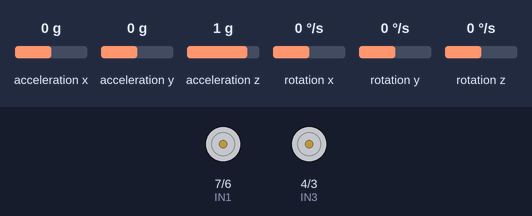
Simulated run of this sketch. Board: Arduino Uno, built with avr-gcc and run on an emulated ATmega328P. On the bench: motor-driver pin pairs drawn as motors (green arrow = first pin HIGH = forward, orange = second pin HIGH = backward, longer = more drive, scaled by the enable pin). Wiring (inferred from the names in the program): MPU-6050 motion sensor at I2C address 0x68. The inputs (shaded band) are chosen by the test bench; at power-on: rotation y 0 °/s, acceleration x 0 g, acceleration y 0 g, acceleration z 1 g, rotation x 0 °/s, rotation z 0 °/s.

Above: at 4.8 s.
4.9 s: rotation y set to 2 °/s
6.4 s: rotation y set to 4 °/s
At 7.96 s:
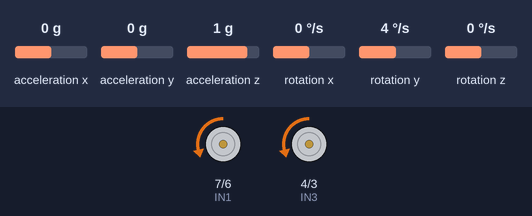
9.4 s: acceleration x set to 1.4 g
At 9.7 s:
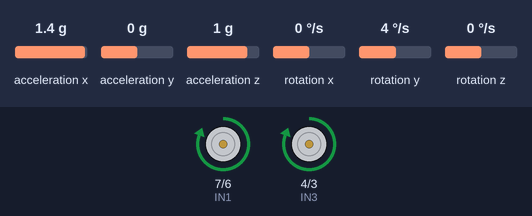
12.4 s: acceleration x set to 0 g
At 12.6 s:
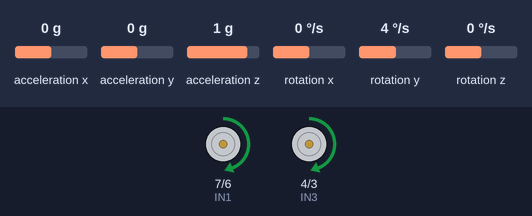
14.4 s: acceleration x set to -1.4 g
At 15.0 s:
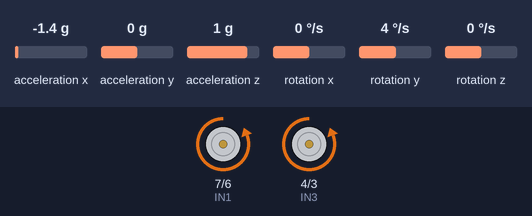
16.6 s: rotation y set to -100 °/s
Timing chart, 0 to 20.6 s (numbered marks = the images above; inputs shaded):
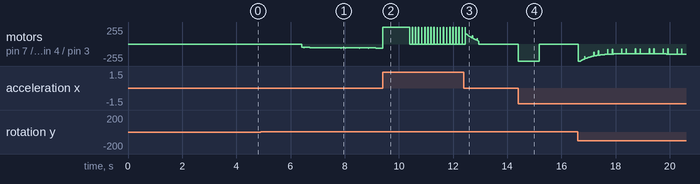

The sketch:

PuestaEnMarcha.ino
```cpp
#include <Wire.h>

//////////////////// CONFIGURACIÓN HARDWARE ////////////////////
const int MPU6050_ADDR = 0x68;
const int ENA = 5;         // PWM motor izquierdo
const int IN1 = 7;         // Motor izquierdo dirección
const int IN2 = 6;         // Motor izquierdo dirección
const int ENB = 11;        // PWM motor derecho
const int IN3 = 4;         // Motor derecho dirección
const int IN4 = 3;         // Motor derecho dirección

//////////////////// PARÁMETROS PID ////////////////////////////
float Kp = 23;              //
float Ki = 1;              //
float Kd = 9;              //
float setpoint = 0.0;      // Ángulo objetivo

//////////////////// PARÁMETROS SISTEMA ////////////////////////
const float ALPHA = 0.98;           // Filtro complementario
const int ZONA_MUERTA = 40;        // PWM donde motores no responden
const int PWM_MIN = 50;             // PWM mínimo efectivo
const int PWM_MAX = 255;           // PWM máximo
const float ANGULO_LIMITE = 45.0;  // Ángulo de seguridad

//////////////////// VARIABLES GLOBALES ////////////////////////
float angulo = 0.0;
float error = 0.0;
float error_prev = 0.0;
float integral = 0.0;
float derivada = 0.0;
float salida = 0.0;

unsigned long lastTime = 0;
const unsigned long sampleTime = 10;  // Control a 100Hz

int16_t accelX, accelY, accelZ;
int16_t gyroX, gyroY, gyroZ;
float gyroY_offset = 0;

bool calibrado = false;
unsigned long tiempoInicio = 0;

//////////////////// SETUP //////////////////////
void setup() {
  // Configurar pines motores
  pinMode(ENA, OUTPUT);
  pinMode(IN1, OUTPUT);
  pinMode(IN2, OUTPUT);
  pinMode(ENB, OUTPUT);
  pinMode(IN3, OUTPUT);
  pinMode(IN4, OUTPUT);

  // Asegurar motores detenidos
  detenerMotores();

  // Configurar MPU6050
  Wire.begin();
  Wire.beginTransmission(MPU6050_ADDR);
  Wire.write(0x6B);  // PWR_MGMT_1
  Wire.write(0);     // Despertar sensor
  Wire.endTransmission(true);

  // Esperar estabilización del sensor
  delay(500);

  // Calibración automática (3 segundos)
  calibrarSensor();

  // Inicializar tiempo
  lastTime = millis();
  tiempoInicio = millis();
}

//////////////////// LOOP PRINCIPAL //////////////////////
void loop() {
  unsigned long now = millis();

  // Control PID a 100Hz
  if(now - lastTime >= sampleTime) {
    float dt = (now - lastTime) / 1000.0;
    lastTime = now;

    // 1) Leer sensor y calcular ángulo
    leerSensor();
    calcularAngulo(dt);

    // 2) Verificar límite de seguridad
    if(abs(angulo) > ANGULO_LIMITE) {
      detenerMotores();
      delay(100);
      return;
    }

    // 3) Calcular error
    error = setpoint - angulo;

    // 4) Cálculo PID
    float P = Kp * error;

    integral += error * dt;
    float I = Ki * integral;

    derivada = (error - error_prev) / dt;
    float D = Kd * derivada;

    salida = P + I + D;

    // 5) Anti-windup
    if(salida > PWM_MAX) {
      salida = PWM_MAX;
      integral -= error * dt;
    } else if(salida < -PWM_MAX) {
      salida = -PWM_MAX;
      integral -= error * dt;
    }

    // Limitar integral
    integral = constrain(integral, -100, 100);

    // 6) Aplicar a motores
    int pwm = (int)salida;
    controlarMotores(pwm);

    // 7) Guardar error anterior
    error_prev = error;
  }
}

//////////////////// FUNCIONES AUXILIARES //////////////////////

void calibrarSensor() {
  // Calibración silenciosa (sin Serial)
  gyroY_offset = 0;
  long sumaGyroY = 0;
  long sumaAccelX = 0;
  const int numMuestras = 100;

  for(int i = 0; i < numMuestras; i++) {
    Wire.beginTransmission(MPU6050_ADDR);
    Wire.write(0x3B);
    Wire.endTransmission(false);
    Wire.requestFrom(MPU6050_ADDR, 14, true);

    accelX = Wire.read() << 8 | Wire.read();
    accelY = Wire.read() << 8 | Wire.read();
    accelZ = Wire.read() << 8 | Wire.read();
    int16_t temp = Wire.read() << 8 | Wire.read();
    gyroX = Wire.read() << 8 | Wire.read();
    gyroY = Wire.read() << 8 | Wire.read();
    gyroZ = Wire.read() << 8 | Wire.read();

    sumaGyroY += gyroY;
    sumaAccelX += accelX;

    delay(30);  // Total ~3 segundos de calibración
  }

  gyroY_offset = (sumaGyroY / numMuestras) / 131.0;

  // Calcular ángulo inicial (por si no está perfectamente horizontal)
  float accelX_prom = sumaAccelX / numMuestras;
  angulo = atan2(accelX_prom, accelZ) * 180.0 / PI;

  calibrado = true;
}

void leerSensor() {
  Wire.beginTransmission(MPU6050_ADDR);
  Wire.write(0x3B);
  Wire.endTransmission(false);
  Wire.requestFrom(MPU6050_ADDR, 14, true);

  accelX = Wire.read() << 8 | Wire.read();
  accelY = Wire.read() << 8 | Wire.read();
  accelZ = Wire.read() << 8 | Wire.read();
  int16_t temp = Wire.read() << 8 | Wire.read();
  gyroX = Wire.read() << 8 | Wire.read();
  gyroY = Wire.read() << 8 | Wire.read();
  gyroZ = Wire.read() << 8 | Wire.read();
}

void calcularAngulo(float dt) {
  // Ángulo desde acelerómetro
  float accelAngulo = -atan2(accelX, accelZ) * 180.0 / PI;

  // Velocidad angular desde giroscopio
  float gyroRate = (gyroY / 131.0) - gyroY_offset;

  // Filtro complementario
  angulo = ALPHA * (angulo + gyroRate * dt) + (1 - ALPHA) * accelAngulo;
}

void controlarMotores(int velocidad) {
  // Zona muerta
  if(abs(velocidad) < ZONA_MUERTA) {
    detenerMotores();
    return;
  }

  // Mapear saltando zona muerta
  int vel = abs(velocidad);
  if(vel > ZONA_MUERTA) {
    vel = map(vel, ZONA_MUERTA, PWM_MAX, PWM_MIN, PWM_MAX);
  }
  vel = constrain(vel, 0, PWM_MAX);

  if(velocidad > 0) {
    // Inclinado adelante -> mover adelante
    digitalWrite(IN1, HIGH);
    digitalWrite(IN2, LOW);
    analogWrite(ENA, vel);

    digitalWrite(IN3, HIGH);
    digitalWrite(IN4, LOW);
    analogWrite(ENB, vel);
  } else {
    // Inclinado atrás -> mover atrás
    digitalWrite(IN1, LOW);
    digitalWrite(IN2, HIGH);
    analogWrite(ENA, vel);

    digitalWrite(IN3, LOW);
    digitalWrite(IN4, HIGH);
    analogWrite(ENB, vel);
  }
}

void detenerMotores() {
  digitalWrite(IN1, LOW);
  digitalWrite(IN2, LOW);
  analogWrite(ENA, 0);

  digitalWrite(IN3, LOW);
  digitalWrite(IN4, LOW);
  analogWrite(ENB, 0);
}

/*
  ============================================
         INSTRUCCIONES DE USO FINAL
  ============================================
     - Colocar robot HORIZONTAL
     - Encender con switch
     - Esperar 3 segundos (calibración)
     - Robot se balancea automáticamente
  ============================================
*/
```

Measured:
- the behaviour switches between 3 and 4 °/s on rotation y (found by bisection; images 0 and 1)
- after the input at 4.9 s, every drawn part: stays the same
